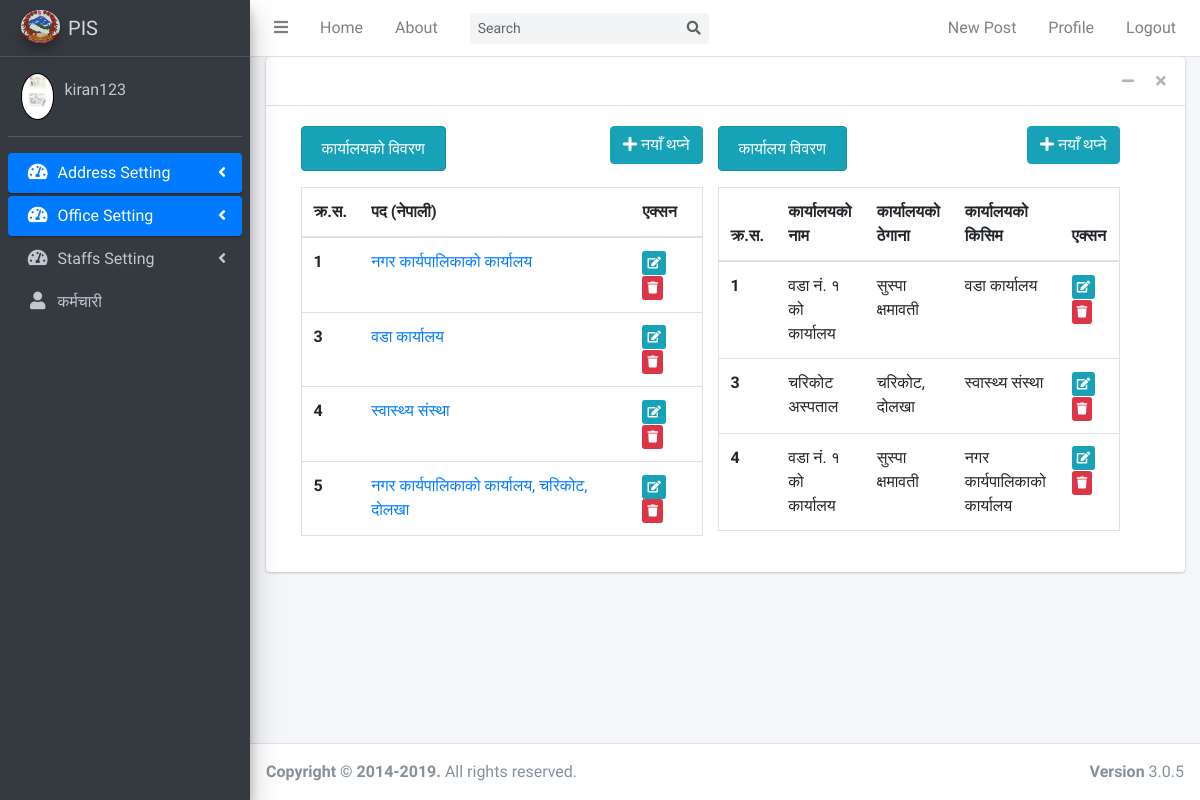
The app's page /allofficedata/list (signed in) with its own data.
### users/models.py (models this page shows, shortened)
class Profile(models.Model):
    user = models.OneToOneField(User, on_delete=models.CASCADE)
    image = models.ImageField(default='default.jpg', upload_to='profile_pics')

### officedata/models.py (models this page shows, shortened)
class Officetype(models.Model):
    officetype_nepali = models.CharField(max_length=70, verbose_name="कार्यालयको किसिम")
    officetype_english = models.CharField(max_length=70, verbose_name="Office Type")
    created_by = models.ForeignKey(User, on_delete=models.CASCADE)
    created_date = models.DateTimeField(default=timezone.now)
    def __str__(self):
        return self.officetype_nepali

class Office(models.Model):
    officename_nepali = models.CharField(max_length=100, verbose_name="कार्यालयको नाम")
    officename_english = models.CharField(max_length=100, verbose_name="Office Name")
    officeaddress = models.CharField(max_length=100, verbose_name="कार्यालयको ठेगाना")
    officetype = models.ForeignKey(Officetype, on_delete=models.SET_NULL, null=True, verbose_name="कार्यालयको प्रकार")
    created_by = models.ForeignKey(User, on_delete=models.CASCADE)
    created_date = models.DateTimeField(default=timezone.now)

### officedata/views.py (the view)
# urls.py: path('allofficedata/list', AllOfficedataView.as_view(), name='allofficedata-list'),
class AllOfficedataView(LoginRequiredMixin, ListView):
    template_name = 'officedata/allofficedata_list.html'
    queryset = Officetype.objects.all()
    def get_context_data(self, **kwargs):
        context = super(AllOfficedataView, self).get_context_data(**kwargs)
        context['office_list'] = Office.objects.all()
        context['officetype_list'] = self.queryset
        return context

### officedata/templates/officedata/allofficedata_list.html
{% extends "blog/base.html" %}
{% load crispy_forms_tags %}
{% block content %}
<div class="row container">
    <div class="col-md-6">
        <div class="d-flex justify-content-between">
            <div><h6 class="text-center alert alert-info">कार्यालयको विवरण</h6></div>
            <div>
                <a href="{% url 'officetype-create' %}" class="btn btn-info btn-bg">
                    <i class="fas fa-plus"></i> नयाँ थप्ने
                </a>
            </div>
        </div>
        <table class="table table-hover border">
            <thead>
            <tr>
                <th scope="col">क्र.स.</th>
                <th scope="col">पद (नेपाली)</th>
                <th scope="col">एक्सन</th>
            </tr>
            </thead>
            <tbody>
            {% for officetype in officetype_list %}
            <tr>
                <th scope="row">{{ officetype.id }}</th>
                <td><a href="#">{{ officetype.officetype_nepali }}</a></td>
                <td>
                    <a href="{% url 'officetype-update' officetype.id %}" class="btn btn-info btn-xs">
                        <i class="fas fa-edit"></i>
                    </a>
                    <a href="{% url 'officetype-delete' officetype.id %}" class="btn btn-danger btn-xs">
                        <i class="fas fa-trash"></i>
                    </a>
                </td>
            </tr>
            {% endfor %}
            </tbody>
        </table>
    </div>
    <div class="col-md-6">
        <div class="d-flex justify-content-between">
            <div><h6 class="text-center alert alert-info">कार्यालय विवरण</h6></div>
            <div>
                <a href="{% url 'office-create' %}" class="btn btn-info btn-bg">
                    <i class="fas fa-plus"></i> नयाँ थप्ने
                </a>
            </div>
        </div>
        <table class="table table-hover border">
            <thead>
            <tr>
                <th scope="col">क्र.स.</th>
                <th scope="col">कार्यालयको नाम</th>
                <th scope="col">कार्यालयको ठेगाना</th>
                <th scope="col">कार्यालयको किसिम</th>
                <th scope="col">एक्सन</th>
            </tr>
            </thead>
            <tbody>
            {% for office in office_list %}
            <tr>
                <th scope="row">{{ office.id }}</th>
                <td>{{ office.officename_nepali }}</td>
                <td>{{ office.officeaddress }}</td>
                <td>{{ office.officetype }}</td>
                <td>
                    <a href="{% url 'office-update' office.id %}" class="btn btn-info btn-xs">
                        <i class="fas fa-edit"></i>
                    </a>
                    <a href="{% url 'office-delete' office.id %}" class="btn btn-danger btn-xs">
                        <i class="fas fa-trash"></i>
                    </a>
                </td>
            </tr>
            {% endfor %}
            </tbody>
        </table>
    </div>
</div>
{% endblock content %}

### blog/templates/blog/base.html (shortened to what this page needs)
{% load static %}
<!DOCTYPE html>
<html>
<head>
    <link rel="stylesheet" href="{% static 'blog/plugins/fontawesome-free/css/all.min.css' %}">
    <link rel="stylesheet" href="https://code.ionicframework.com/ionicons/2.0.1/css/ionicons.min.css">
    <link rel="stylesheet" href="{% static 'blog/plugins/overlayScrollbars/css/OverlayScrollbars.min.css' %}">
    <link rel="stylesheet" href="{% static 'blog/plugins/datatables-bs4/css/dataTables.bootstrap4.min.css' %}">
    <link rel="stylesheet" href="{% static 'blog/plugins/datatables-responsive/css/responsive.bootstrap4.min.css' %}">
    <link rel="stylesheet" href="{% static 'blog/dist/css/adminlte.min.css' %}">
</head>
<body class="hold-transition sidebar-mini layout-fixed">
<div class="wrapper">
    <nav class="main-header navbar navbar-expand navbar-white navbar-light">
        <ul class="navbar-nav">
            <li class="nav-item">
                <a class="nav-link" data-widget="pushmenu" href="#" role="button"><i class="fas fa-bars"></i></a>
            </li>
            <li class="nav-item d-none d-sm-inline-block">
                <a class="nav-item nav-link" href="{% url 'blog-home' %}">Home</a>
            </li>
            <li class="nav-item d-none d-sm-inline-block">
                <a class="nav-item nav-link" href="{% url 'blog-about' %}">About</a>
            </li>
        </ul>
        <form class="form-inline ml-3">
            <div class="input-group input-group-sm">
                <input class="form-control form-control-navbar" type="search" placeholder="Search" aria-label="Search">
                <div class="input-group-append">
                    <button class="btn btn-navbar" type="submit">
                        <i class="fas fa-search"></i>
                    </button>
                </div>
            </div>
        </form>
        <ul class="navbar-nav ml-auto">
            {% if user.is_authenticated %}
            <a class="nav-item nav-link" href="{% url 'post-create' %}">New Post</a>
            <a class="nav-item nav-link" href="{% url 'profile' %}">Profile</a>
            <a class="nav-item nav-link" href="{% url 'logout' %}">Logout</a>
            {% else %}
            <a class="nav-item nav-link" href="{% url 'login' %}">Login</a>
            <a class="nav-item nav-link" href="{% url 'register' %}">Register</a>
            {% endif %}
        </ul>
    </nav>
    <aside class="main-sidebar sidebar-dark-primary elevation-4">
        <a href="{% url 'blog-home' %}" class="brand-link">
            <img src="{% static 'blog/images/logo.jpg' %}"
                 alt="AdminLTE Logo"
                 class="brand-image img-circle elevation-3"
                 style="opacity: .8">
            <span class="brand-text font-weight-light">PIS</span>
        </a>
        <div class="sidebar">
            <div class="user-panel mt-3 pb-3 mb-3 d-flex">
                <div class="image">
                    <img src="{{ user.profile.image.url }}" class="rounded-circle account-img" alt="User Image"
                         width="42" height="24" style="border:1px solid black">
                </div>
                <div class="info">
                    <a href="{% url 'profile' %}" class="d-block">{{ user.username }}</a>
                </div>
            </div>
            <nav class="mt-2">
                <ul class="nav nav-pills nav-sidebar flex-column" data-widget="treeview" role="menu"
                    data-accordion="false">
                    <li class="nav-item has-treeview">
                        <a href="/" class="nav-link active">
                            <i class="nav-icon fas fa-tachometer-alt"></i>
                            <p>
                                Address Setting
                                <i class="right fas fa-angle-left"></i>
                            </p>
                        </a>
                    </li>
                    <li class="nav-item has-treeview">
                        <a href="{% url 'allofficedata-list' %}" class="nav-link active">
                            <i class="nav-icon fas fa-tachometer-alt"></i>
                            <p>
                                Office Setting
                                <i class="right fas fa-angle-left"></i>
                            </p>
                        </a>
                    </li>
                    <li class="nav-item has-treeview">
                        <a href="{% url 'allofficialdata-list' %}" class="nav-link inactive">
                            <i class="nav-icon fas fa-tachometer-alt"></i>
                            <p>
                                Staffs Setting
                                <i class="right fas fa-angle-left"></i>
                            </p>
                        </a>
                    </li>
                    <li class="nav-item">
                        <a href="{% url 'staff-create' %}" class="nav-link">
                            <i class="nav-icon fas fa-user"></i>
                            <p>
                                कर्मचारी
                            </p>
                        </a>
                    </li>
                </ul>
            </nav>
        </div>
    </aside>
    <div class="content-wrapper">
        <section class="content">
            <div class="container-fluid">
                <div class="row">
                    <div class="col-md-12">
                        <div class="card">
                            <div class="card-header">
                                <div class="card-tools">
                                    <button type="button" class="btn btn-tool" data-card-widget="collapse"
                                            data-toggle="tooltip" title="Collapse">
                                        <i class="fas fa-minus"></i></button>
                                    <button type="button" class="btn btn-tool" data-card-widget="remove"
                                            data-toggle="tooltip" title="Remove">
                                        <i class="fas fa-times"></i></button>
                                </div>
                            </div>
                            <div class="card-body">
                                <div class="row col-md-12">
                                    <div class="col-md-12">
                                        {% block content %}{% endblock %}
                                    </div>
                                </div>
                            </div>
                        </div>
                    </div>
                </div>
        </section>
    </div>
    <footer class="main-footer">
        <div class="float-right d-none d-sm-block">
            <b>Version</b> 3.0.5
        </div>
        <strong>Copyright &copy; 2014-2019.</strong> All rights
        reserved.
    </footer>
</div>
</body>
</html>

### records on screen
Officetype: id "1", officetype_nepali "नगर कार्यपालिकाको कार्यालय"
Officetype: id "3", officetype_nepali "वडा कार्यालय"
Officetype: id "4", officetype_nepali "स्वास्थ्य संस्था"
Officetype: id "5", officetype_nepali "नगर कार्यपालिकाको कार्यालय, चरिकोट, दोलखा"
Office: id "1", officename_nepali "वडा नं. १ को कार्यालय", officeaddress "सुस्पा क्षमावती", officetype "वडा कार्यालय"
Office: id "3", officename_nepali "चरिकोट अस्पताल", officeaddress "चरिकोट, दोलखा", officetype "स्वास्थ्य संस्था"
Office: id "4", officename_nepali "वडा नं. १ को कार्यालय", officeaddress "सुस्पा क्षमावती", officetype "नगर कार्यपालिकाको कार्यालय"

### other values on screen
{{ user.username }} "kiran123"
